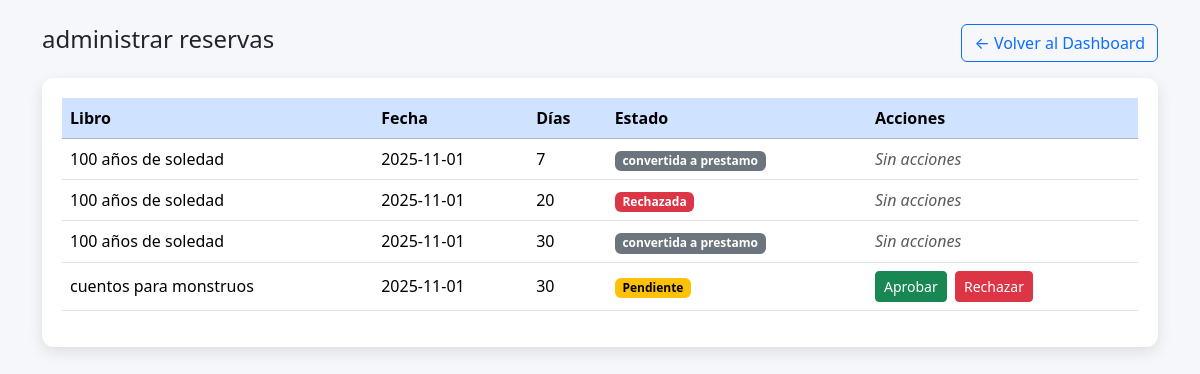
The page /views/admin_reservas.php (signed in) on the database its author committed.
### tables this page shows
CREATE TABLE `reserva` (
  `id` int(11) NOT NULL,
  `id_usuario` int(11) DEFAULT NULL,
  `id_libro` int(11) DEFAULT NULL,
  `dias` int(11) DEFAULT NULL,
  `fecha_reserva` date DEFAULT NULL,
  `estado` varchar(100) DEFAULT NULL
);

CREATE TABLE `libro` (
  `id` int(11) NOT NULL,
  `titulo` varchar(100) NOT NULL,
  `autor` varchar(100) NOT NULL,
  `isbm` varchar(100) NOT NULL,
  `categoria` varchar(100) NOT NULL,
  `disponibilidad` varchar(50) NOT NULL,
  `cantidad` int(11) NOT NULL,
  `descripcion` varchar(100) NOT NULL,
  `imagen` varchar(100) NOT NULL
);

### views/admin_reservas.php (the view, shortened to what this page needs)
<?php
$tipoUsuario = strtolower($_SESSION['tipo'] ?? 'cliente');
$db = new MYSQL();
$db->conectar();
$conn = $db->getConexion();
if ($tipoUsuario === 'administrador') {
    $sql = "
        SELECT r.id, r.fecha_reserva, r.estado, r.dias,
               u.nombre AS nombre_usuario, u.apellido AS apellido_usuario,
               l.titulo AS titulo_libro
        FROM reserva r
        INNER JOIN usuarios u ON r.id_usuario = u.id
        INNER JOIN libro l ON r.id_libro = l.id
        ORDER BY r.fecha_reserva DESC
    ";
}
$reservas = $conn->query($sql);
?>
<!DOCTYPE html>
<html lang="es">
<head>
<link href="https://cdn.jsdelivr.net/npm/bootstrap@5.3.2/dist/css/bootstrap.min.css" rel="stylesheet">
</head>
<body>
<div class="container py-4">
    <div class="d-flex justify-content-between align-items-center mb-3">
        <h4>administrar reservas</h4>
        <a href="../dashboard.php" class="btn btn-outline-primary">← Volver al Dashboard</a>
    </div>
    <div class="table-container">
        <table class="table table-hover align-middle">
            <thead class="table-primary">
                <tr>
                    <th>Libro</th>
                    <th>Fecha</th>
                    <th>Días</th>
                    <th>Estado</th>
                    <?php if ($tipoUsuario === 'administrador'): ?>
                        <th>Acciones</th>
                    <?php endif; ?>
                </tr>
            </thead>
            <tbody>
                <?php if ($reservas && $reservas->num_rows > 0): ?>
                    <?php while ($r = $reservas->fetch_assoc()): ?>
                        <tr>
                            <td><?= htmlspecialchars($r['titulo_libro']) ?></td>
                            <td><?= htmlspecialchars($r['fecha_reserva']) ?></td>
                            <td><?= htmlspecialchars($r['dias'] ?? '-') ?></td>
                            <td>
                                <?php
                                    $estado = $r['estado'];
                                    $badge = match($estado) {
                                        'pendiente' => 'badge-pendiente',
                                        'aprobada' => 'badge-aprobada',
                                        'rechazada' => 'badge-rechazada',
                                        'convertida' => 'badge-convertida',
                                        default => 'bg-secondary'
                                    };
                                    $texto_estado = $estado === 'convertida'
                                        ? 'convertida a prestamo'
                                        : ucfirst($estado);
                                ?>
                                <span class="badge <?= $badge ?>"><?= htmlspecialchars($texto_estado) ?></span>
                            </td>
                            <?php if ($tipoUsuario === 'administrador'): ?>
                                <td>
                                    <?php if ($estado === 'pendiente'): ?>
                                        <button class="btn btn-success btn-sm me-1" onclick="actualizarEstado(<?= $r['id'] ?>, 'aprobada')">Aprobar</button>
                                        <button class="btn btn-danger btn-sm" onclick="actualizarEstado(<?= $r['id'] ?>, 'rechazada')">Rechazar</button>
                                    <?php else: ?>
                                        <em class="text-muted">Sin acciones</em>
                                    <?php endif; ?>
                                </td>
                            <?php endif; ?>
                        </tr>
                    <?php endwhile; ?>
                <?php else: ?>
                    <tr><td colspan="<?= $tipoUsuario === 'administrador' ? 5 : 4 ?>" class="text-center text-muted py-4">No hay reservas registradas.</td></tr>
                <?php endif; ?>
            </tbody>
        </table>
    </div>
</div>
</body>
</html>

### views/admin_reservas.php (style rules this page uses)
body { background: #f5f7fb; }
.table-container { background: #fff; border-radius: 12px; padding: 20px; box-shadow: 0 5px 15px rgba(0,0,0,0.1); }
.badge-pendiente { background-color: #ffc107; color: #000; }
.badge-rechazada { background-color: #dc3545; }
.badge-convertida { background-color: #6c757d; }

### rows shown on the page
reserva: id_libro.titulo "100 años de soledad", fecha_reserva "2025-11-01", dias "7", estado "convertida a prestamo", shows "Sin acciones"
reserva: id_libro.titulo "100 años de soledad", fecha_reserva "2025-11-01", dias "20", estado "Rechazada", shows "Sin acciones"
reserva: id_libro.titulo "100 años de soledad", fecha_reserva "2025-11-01", dias "30", estado "convertida a prestamo", shows "Sin acciones"
reserva: id_libro.titulo "cuentos para monstruos", fecha_reserva "2025-11-01", dias "30", estado "Pendiente"
